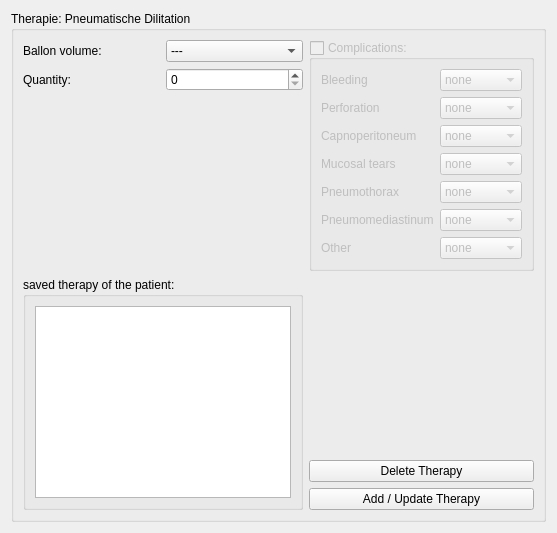
          <widget class="QWidget" name="pneum_dil">
           <layout class="QGridLayout" name="gridLayout_10">
            <item row="0" column="0">
             <widget class="QGroupBox" name="groupBox_5">
              <property name="title">
               <string>Therapie: Pneumatische Dilitation</string>
              </property>
              <layout class="QGridLayout" name="gridLayout_63">
               <item row="0" column="2">
                <widget class="QGroupBox" name="groupBox_36">
                 <property name="enabled">
                  <bool>false</bool>
                 </property>
                 <property name="title">
                  <string>Complications:</string>
                 </property>
                 <property name="flat">
                  <bool>false</bool>
                 </property>
                 <property name="checkable">
                  <bool>true</bool>
                 </property>
                 <property name="checked">
                  <bool>false</bool>
                 </property>
                 <layout class="QGridLayout" name="gridLayout_56">
                  <item row="3" column="1">
                   <widget class="QComboBox" name="comboBox_37">
                    <property name="enabled">
                     <bool>false</bool>
                    </property>
                    <item>
                     <property name="text">
                      <string>none</string>
                     </property>
                    </item>
                    <item>
                     <property name="text">
                      <string>mild</string>
                     </property>
                    </item>
                    <item>
                     <property name="text">
                      <string>moderate</string>
                     </property>
                    </item>
                    <item>
                     <property name="text">
                      <string>severe</string>
                     </property>
                    </item>
                   </widget>
                  </item>
                  <item row="1" column="1">
                   <widget class="QComboBox" name="comboBox_38">
                    <property name="enabled">
                     <bool>false</bool>
                    </property>
                    <item>
                     <property name="text">
                      <string>none</string>
                     </property>
                    </item>
                    <item>
                     <property name="text">
                      <string>mild</string>
                     </property>
                    </item>
                    <item>
                     <property name="text">
                      <string>moderate</string>
                     </property>
                    </item>
                    <item>
                     <property name="text">
                      <string>severe</string>
                     </property>
                    </item>
                   </widget>
                  </item>
                  <item row="2" column="1">
                   <widget class="QComboBox" name="comboBox_39">
                    <property name="enabled">
                     <bool>false</bool>
                    </property>
                    <item>
                     <property name="text">
                      <string>none</string>
                     </property>
                    </item>
                    <item>
                     <property name="text">
                      <string>mild</string>
                     </property>
                    </item>
                    <item>
                     <property name="text">
                      <string>moderate</string>
                     </property>
                    </item>
                    <item>
                     <property name="text">
                      <string>severe</string>
                     </property>
                    </item>
                   </widget>
                  </item>
                  <item row="4" column="0">
                   <widget class="QLabel" name="label_105">
                    <property name="text">
                     <string>Pneumothorax</string>
                    </property>
                   </widget>
                  </item>
                  <item row="0" column="1">
                   <widget class="QComboBox" name="comboBox_40">
                    <property name="enabled">
                     <bool>false</bool>
                    </property>
                    <item>
                     <property name="text">
                      <string>none</string>
                     </property>
                    </item>
                    <item>
                     <property name="text">
                      <string>mild</string>
                     </property>
                    </item>
                    <item>
                     <property name="text">
                      <string>moderate</string>
                     </property>
                    </item>
                    <item>
                     <property name="text">
                      <string>servere</string>
                     </property>
                    </item>
                   </widget>
                  </item>
                  <item row="2" column="0">
                   <widget class="QLabel" name="label_107">
                    <property name="text">
                     <string>Capnoperitoneum</string>
                    </property>
                   </widget>
                  </item>
                  <item row="6" column="0">
                   <widget class="QLabel" name="label_108">
                    <property name="text">
                     <string>Other</string>
                    </property>
                   </widget>
                  </item>
                  <item row="1" column="0">
                   <widget class="QLabel" name="label_106">
                    <property name="text">
                     <string>Perforation</string>
                    </property>
                   </widget>
                  </item>
                  <item row="0" column="0">
                   <widget class="QLabel" name="label_109">
                    <property name="text">
                     <string>Bleeding</string>
                    </property>
                   </widget>
                  </item>
                  <item row="4" column="1">
                   <widget class="QComboBox" name="comboBox_42">
                    <property name="enabled">
                     <bool>false</bool>
                    </property>
                    <item>
                     <property name="text">
                      <string>none</string>
                     </property>
                    </item>
                    <item>
                     <property name="text">
                      <string>mild</string>
                     </property>
                    </item>
                    <item>
                     <property name="text">
                      <string>moderate</string>
                     </property>
                    </item>
                    <item>
                     <property name="text">
                      <string>severe</string>
                     </property>
                    </item>
                   </widget>
                  </item>
                  <item row="3" column="0">
                   <widget class="QLabel" name="label_111">
                    <property name="text">
                     <string>Mucosal tears</string>
                    </property>
                   </widget>
                  </item>
                  <item row="6" column="1">
                   <widget class="QComboBox" name="comboBox_41">
                    <property name="enabled">
                     <bool>false</bool>
                    </property>
                    <item>
                     <property name="text">
                      <string>none</string>
                     </property>
                    </item>
                    <item>
                     <property name="text">
                      <string>mild</string>
                     </property>
                    </item>
                    <item>
                     <property name="text">
                      <string>moderate</string>
                     </property>
                    </item>
                    <item>
                     <property name="text">
                      <string>severe</string>
                     </property>
                    </item>
                   </widget>
                  </item>
                  <item row="5" column="0">
                   <widget class="QLabel" name="label_112">
                    <property name="text">
                     <string>Pneumomediastinum</string>
                    </property>
                   </widget>
                  </item>
                  <item row="5" column="1">
                   <widget class="QComboBox" name="comboBox_43">
                    <property name="enabled">
                     <bool>false</bool>
                    </property>
                    <item>
                     <property name="text">
                      <string>none</string>
                     </property>
                    </item>
                    <item>
                     <property name="text">
                      <string>mild</string>
                     </property>
                    </item>
                    <item>
                     <property name="text">
                      <string>moderate</string>
                     </property>
                    </item>
                    <item>
                     <property name="text">
                      <string>severe</string>
                     </property>
                    </item>
                   </widget>
                  </item>
                 </layout>
                </widget>
               </item>
               <item row="2" column="0">
                <widget class="QGroupBox" name="groupBox_16">
                 <property name="title">
                  <string>saved therapy of the patient:</string>
                 </property>
                 <layout class="QGridLayout" name="gridLayout_47">
                  <item row="0" column="0">
                   <widget class="QTextEdit" name="textEdit_12"/>
                  </item>
                 </layout>
                </widget>
               </item>
               <item row="2" column="2">
                <layout class="QGridLayout" name="gridLayout_28">
                 <item row="1" column="0">
                  <widget class="QPushButton" name="delete_therapy_pneu_button">
                   <property name="text">
                    <string>Delete Therapy</string>
                   </property>
                  </widget>
                 </item>
                 <item row="0" column="0">
                  <spacer name="verticalSpacer_7">
                   <property name="orientation">
                    <enum>Qt::Vertical</enum>
                   </property>
                   <property name="sizeHint" stdset="0">
                    <size>
                     <width>20</width>
                     <height>40</height>
                    </size>
                   </property>
                  </spacer>
                 </item>
                 <item row="2" column="0">
                  <widget class="QPushButton" name="pushButton_2">
                   <property name="text">
                    <string>Add / Update Therapy</string>
                   </property>
                  </widget>
                 </item>
                </layout>
               </item>
               <item row="0" column="0">
                <layout class="QGridLayout" name="gridLayout_55">
                 <item row="1" column="1">
                  <widget class="QComboBox" name="comboBox_2">
                   <item>
                    <property name="text">
                     <string>---</string>
                    </property>
                   </item>
                   <item>
                    <property name="text">
                     <string>30ml</string>
                    </property>
                   </item>
                   <item>
                    <property name="text">
                     <string>35ml</string>
                    </property>
                   </item>
                   <item>
                    <property name="text">
                     <string>40ml</string>
                    </property>
                   </item>
                  </widget>
                 </item>
                 <item row="2" column="0">
                  <widget class="QLabel" name="label_22">
                   <property name="text">
                    <string>Quantity:</string>
                   </property>
                  </widget>
                 </item>
                 <item row="1" column="0">
                  <widget class="QLabel" name="label_9">
                   <property name="text">
                    <string>Ballon volume:</string>
                   </property>
                  </widget>
                 </item>
                 <item row="2" column="1">
                  <widget class="QSpinBox" name="spinBox_4"/>
                 </item>
                 <item row="3" column="1">
                  <spacer name="verticalSpacer_16">
                   <property name="orientation">
                    <enum>Qt::Vertical</enum>
                   </property>
                   <property name="sizeHint" stdset="0">
                    <size>
                     <width>20</width>
                     <height>40</height>
                    </size>
                   </property>
                  </spacer>
                 </item>
                </layout>
               </item>
              </layout>
             </widget>
            </item>
           </layout>
          </widget>
